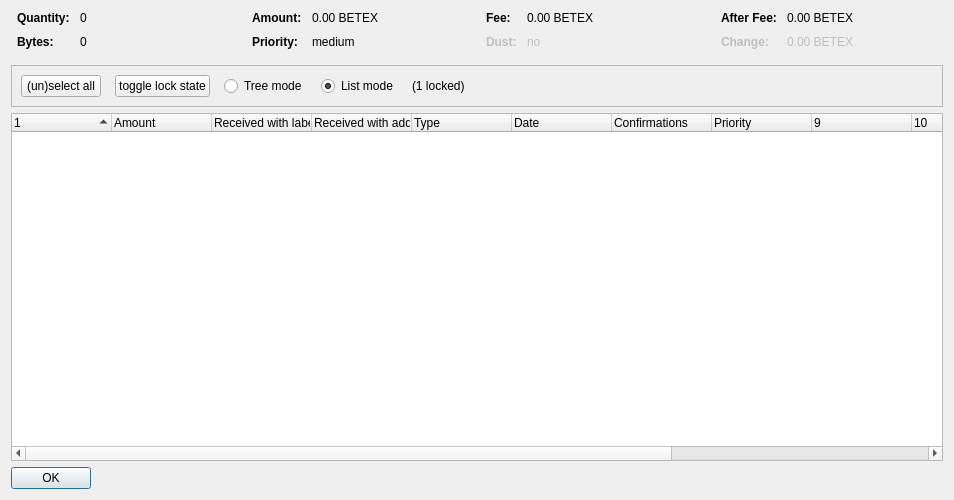
<?xml version="1.0" encoding="UTF-8"?>
<ui version="4.0">
 <class>CoinControlDialog</class>
 <widget class="QDialog" name="CoinControlDialog">
  <property name="geometry">
   <rect>
    <x>0</x>
    <y>0</y>
    <width>954</width>
    <height>500</height>
   </rect>
  </property>
  <property name="windowTitle">
   <string>Coin Selection</string>
  </property>
  <layout class="QVBoxLayout" name="verticalLayout">
   <item>
    <layout class="QHBoxLayout" name="horizontalLayoutTop" stretch="0,0,0,0">
     <property name="topMargin">
      <number>0</number>
     </property>
     <property name="bottomMargin">
      <number>10</number>
     </property>
     <item>
      <layout class="QFormLayout" name="formLayoutCoinControl1">
       <property name="horizontalSpacing">
        <number>10</number>
       </property>
       <property name="verticalSpacing">
        <number>10</number>
       </property>
       <property name="leftMargin">
        <number>6</number>
       </property>
       <property name="rightMargin">
        <number>6</number>
       </property>
       <item row="0" column="0">
        <widget class="QLabel" name="labelCoinControlQuantityText">
         <property name="font">
          <font>
           <weight>75</weight>
           <bold>true</bold>
          </font>
         </property>
         <property name="text">
          <string>Quantity:</string>
         </property>
        </widget>
       </item>
       <item row="0" column="1">
        <widget class="QLabel" name="labelCoinControlQuantity">
         <property name="cursor">
          <cursorShape>IBeamCursor</cursorShape>
         </property>
         <property name="contextMenuPolicy">
          <enum>Qt::ActionsContextMenu</enum>
         </property>
         <property name="text">
          <string notr="true">0</string>
         </property>
         <property name="textInteractionFlags">
          <set>Qt::LinksAccessibleByMouse|Qt::TextSelectableByKeyboard|Qt::TextSelectableByMouse</set>
         </property>
        </widget>
       </item>
       <item row="1" column="0">
        <widget class="QLabel" name="labelCoinControlBytesText">
         <property name="font">
          <font>
           <weight>75</weight>
           <bold>true</bold>
          </font>
         </property>
         <property name="text">
          <string>Bytes:</string>
         </property>
        </widget>
       </item>
       <item row="1" column="1">
        <widget class="QLabel" name="labelCoinControlBytes">
         <property name="cursor">
          <cursorShape>IBeamCursor</cursorShape>
         </property>
         <property name="contextMenuPolicy">
          <enum>Qt::ActionsContextMenu</enum>
         </property>
         <property name="text">
          <string notr="true">0</string>
         </property>
         <property name="textInteractionFlags">
          <set>Qt::LinksAccessibleByMouse|Qt::TextSelectableByKeyboard|Qt::TextSelectableByMouse</set>
         </property>
        </widget>
       </item>
      </layout>
     </item>
     <item>
      <layout class="QFormLayout" name="formLayoutCoinControl2">
       <property name="horizontalSpacing">
        <number>10</number>
       </property>
       <property name="verticalSpacing">
        <number>10</number>
       </property>
       <property name="leftMargin">
        <number>6</number>
       </property>
       <property name="rightMargin">
        <number>6</number>
       </property>
       <item row="0" column="0">
        <widget class="QLabel" name="labelCoinControlAmountText">
         <property name="font">
          <font>
           <weight>75</weight>
           <bold>true</bold>
          </font>
         </property>
         <property name="text">
          <string>Amount:</string>
         </property>
        </widget>
       </item>
       <item row="0" column="1">
        <widget class="QLabel" name="labelCoinControlAmount">
         <property name="cursor">
          <cursorShape>IBeamCursor</cursorShape>
         </property>
         <property name="contextMenuPolicy">
          <enum>Qt::ActionsContextMenu</enum>
         </property>
         <property name="text">
          <string notr="true">0.00 BETEX</string>
         </property>
         <property name="textInteractionFlags">
          <set>Qt::LinksAccessibleByMouse|Qt::TextSelectableByKeyboard|Qt::TextSelectableByMouse</set>
         </property>
        </widget>
       </item>
       <item row="1" column="0">
        <widget class="QLabel" name="labelCoinControlPriorityText">
         <property name="font">
          <font>
           <weight>75</weight>
           <bold>true</bold>
          </font>
         </property>
         <property name="text">
          <string>Priority:</string>
         </property>
        </widget>
       </item>
       <item row="1" column="1">
        <widget class="QLabel" name="labelCoinControlPriority">
         <property name="cursor">
          <cursorShape>IBeamCursor</cursorShape>
         </property>
         <property name="contextMenuPolicy">
          <enum>Qt::ActionsContextMenu</enum>
         </property>
         <property name="text">
          <string>medium</string>
         </property>
         <property name="textInteractionFlags">
          <set>Qt::LinksAccessibleByMouse|Qt::TextSelectableByKeyboard|Qt::TextSelectableByMouse</set>
         </property>
        </widget>
       </item>
      </layout>
     </item>
     <item>
      <layout class="QFormLayout" name="formLayoutCoinControl3">
       <property name="horizontalSpacing">
        <number>10</number>
       </property>
       <property name="verticalSpacing">
        <number>10</number>
       </property>
       <property name="leftMargin">
        <number>6</number>
       </property>
       <property name="rightMargin">
        <number>6</number>
       </property>
       <item row="0" column="0">
        <widget class="QLabel" name="labelCoinControlFeeText">
         <property name="font">
          <font>
           <weight>75</weight>
           <bold>true</bold>
          </font>
         </property>
         <property name="text">
          <string>Fee:</string>
         </property>
        </widget>
       </item>
       <item row="0" column="1">
        <widget class="QLabel" name="labelCoinControlFee">
         <property name="cursor">
          <cursorShape>IBeamCursor</cursorShape>
         </property>
         <property name="contextMenuPolicy">
          <enum>Qt::ActionsContextMenu</enum>
         </property>
         <property name="text">
          <string notr="true">0.00 BETEX</string>
         </property>
         <property name="textInteractionFlags">
          <set>Qt::LinksAccessibleByMouse|Qt::TextSelectableByKeyboard|Qt::TextSelectableByMouse</set>
         </property>
        </widget>
       </item>
       <item row="1" column="0">
        <widget class="QLabel" name="labelCoinControlLowOutputText">
         <property name="enabled">
          <bool>false</bool>
         </property>
         <property name="font">
          <font>
           <weight>75</weight>
           <bold>true</bold>
          </font>
         </property>
         <property name="text">
          <string>Dust:</string>
         </property>
        </widget>
       </item>
       <item row="1" column="1">
        <widget class="QLabel" name="labelCoinControlLowOutput">
         <property name="enabled">
          <bool>false</bool>
         </property>
         <property name="cursor">
          <cursorShape>IBeamCursor</cursorShape>
         </property>
         <property name="contextMenuPolicy">
          <enum>Qt::ActionsContextMenu</enum>
         </property>
         <property name="text">
          <string>no</string>
         </property>
         <property name="textInteractionFlags">
          <set>Qt::LinksAccessibleByMouse|Qt::TextSelectableByKeyboard|Qt::TextSelectableByMouse</set>
         </property>
        </widget>
       </item>
      </layout>
     </item>
     <item>
      <layout class="QFormLayout" name="formLayoutCoinControl4">
       <property name="horizontalSpacing">
        <number>10</number>
       </property>
       <property name="verticalSpacing">
        <number>10</number>
       </property>
       <property name="leftMargin">
        <number>6</number>
       </property>
       <property name="rightMargin">
        <number>6</number>
       </property>
       <item row="0" column="0">
        <widget class="QLabel" name="labelCoinControlAfterFeeText">
         <property name="font">
          <font>
           <weight>75</weight>
           <bold>true</bold>
          </font>
         </property>
         <property name="text">
          <string>After Fee:</string>
         </property>
        </widget>
       </item>
       <item row="0" column="1">
        <widget class="QLabel" name="labelCoinControlAfterFee">
         <property name="cursor">
          <cursorShape>IBeamCursor</cursorShape>
         </property>
         <property name="contextMenuPolicy">
          <enum>Qt::ActionsContextMenu</enum>
         </property>
         <property name="text">
          <string notr="true">0.00 BETEX</string>
         </property>
         <property name="textInteractionFlags">
          <set>Qt::LinksAccessibleByMouse|Qt::TextSelectableByKeyboard|Qt::TextSelectableByMouse</set>
         </property>
        </widget>
       </item>
       <item row="1" column="0">
        <widget class="QLabel" name="labelCoinControlChangeText">
         <property name="enabled">
          <bool>false</bool>
         </property>
         <property name="font">
          <font>
           <weight>75</weight>
           <bold>true</bold>
          </font>
         </property>
         <property name="text">
          <string>Change:</string>
         </property>
        </widget>
       </item>
       <item row="1" column="1">
        <widget class="QLabel" name="labelCoinControlChange">
         <property name="enabled">
          <bool>false</bool>
         </property>
         <property name="cursor">
          <cursorShape>IBeamCursor</cursorShape>
         </property>
         <property name="contextMenuPolicy">
          <enum>Qt::ActionsContextMenu</enum>
         </property>
         <property name="text">
          <string notr="true">0.00 BETEX</string>
         </property>
         <property name="textInteractionFlags">
          <set>Qt::LinksAccessibleByMouse|Qt::TextSelectableByKeyboard|Qt::TextSelectableByMouse</set>
         </property>
        </widget>
       </item>
      </layout>
     </item>
    </layout>
   </item>
   <item>
    <widget class="QFrame" name="frame">
     <property name="minimumSize">
      <size>
       <width>0</width>
       <height>40</height>
      </size>
     </property>
     <property name="frameShape">
      <enum>QFrame::StyledPanel</enum>
     </property>
     <property name="frameShadow">
      <enum>QFrame::Sunken</enum>
     </property>
     <layout class="QHBoxLayout" name="horizontalLayout">
      <item>
       <layout class="QHBoxLayout" name="horizontalLayoutPanel" stretch="0,0,0,0,0,0">
        <property name="spacing">
         <number>14</number>
        </property>
        <item>
         <widget class="QPushButton" name="pushButtonSelectAll">
          <property name="sizePolicy">
           <sizepolicy hsizetype="Maximum" vsizetype="Fixed">
            <horstretch>0</horstretch>
            <verstretch>0</verstretch>
           </sizepolicy>
          </property>
          <property name="text">
           <string>(un)select all</string>
          </property>
          <property name="autoDefault">
           <bool>false</bool>
          </property>
         </widget>
        </item>
        <item>
         <widget class="QPushButton" name="pushButtonToggleLock">
          <property name="sizePolicy">
           <sizepolicy hsizetype="Maximum" vsizetype="Fixed">
            <horstretch>0</horstretch>
            <verstretch>0</verstretch>
           </sizepolicy>
          </property>
          <property name="text">
           <string>toggle lock state</string>
          </property>
          <property name="autoDefault">
           <bool>false</bool>
          </property>
         </widget>
        </item>
        <item>
         <widget class="QRadioButton" name="radioTreeMode">
          <property name="sizePolicy">
           <sizepolicy hsizetype="Maximum" vsizetype="Fixed">
            <horstretch>0</horstretch>
            <verstretch>0</verstretch>
           </sizepolicy>
          </property>
          <property name="text">
           <string>Tree mode</string>
          </property>
         </widget>
        </item>
        <item>
         <widget class="QRadioButton" name="radioListMode">
          <property name="sizePolicy">
           <sizepolicy hsizetype="Maximum" vsizetype="Fixed">
            <horstretch>0</horstretch>
            <verstretch>0</verstretch>
           </sizepolicy>
          </property>
          <property name="text">
           <string>List mode</string>
          </property>
          <property name="checked">
           <bool>true</bool>
          </property>
         </widget>
        </item>
        <item>
         <widget class="QLabel" name="labelLocked">
          <property name="text">
           <string>(1 locked)</string>
          </property>
         </widget>
        </item>
        <item>
         <spacer name="horizontalSpacer">
          <property name="orientation">
           <enum>Qt::Horizontal</enum>
          </property>
          <property name="sizeHint" stdset="0">
           <size>
            <width>40</width>
            <height>20</height>
           </size>
          </property>
         </spacer>
        </item>
       </layout>
      </item>
     </layout>
    </widget>
   </item>
   <item>
    <widget class="CoinControlTreeWidget" name="treeWidget">
     <property name="contextMenuPolicy">
      <enum>Qt::CustomContextMenu</enum>
     </property>
     <property name="sortingEnabled">
      <bool>false</bool>
     </property>
     <property name="columnCount">
      <number>13</number>
     </property>
     <attribute name="headerShowSortIndicator" stdset="0">
      <bool>true</bool>
     </attribute>
     <attribute name="headerStretchLastSection">
      <bool>false</bool>
     </attribute>
     <column>
      <property name="text">
       <string/>
      </property>
     </column>
     <column>
      <property name="text">
       <string>Amount</string>
      </property>
     </column>
     <column>
      <property name="text">
       <string>Received with label</string>
      </property>
     </column>
     <column>
      <property name="text">
       <string>Received with address</string>
      </property>
     </column>
     <column>
      <property name="text">
	<string>Type</string>
      </property>
     </column>
     <column>
      <property name="text">	 
       <string>Date</string>
      </property>
     </column>
     <column>
      <property name="text">
       <string>Confirmations</string>
      </property>
      <property name="toolTip">
       <string>Confirmed</string>
      </property>
     </column>
     <column>
      <property name="text">
       <string>Priority</string>
      </property>
     </column>
     <column>
      <property name="text">
       <string/>
      </property>
     </column>
     <column>
      <property name="text">
       <string/>
      </property>
     </column>
     <column>
      <property name="text">
       <string/>
      </property>
     </column>
     <column>
      <property name="text">
       <string/>
      </property>
     </column>
     <column>
      <property name="text">
       <string/>
      </property>
     </column>
    </widget>
   </item>
   <item>
    <widget class="QDialogButtonBox" name="buttonBox">
     <property name="sizePolicy">
      <sizepolicy hsizetype="Maximum" vsizetype="Fixed">
       <horstretch>0</horstretch>
       <verstretch>0</verstretch>
      </sizepolicy>
     </property>
     <property name="orientation">
      <enum>Qt::Horizontal</enum>
     </property>
     <property name="standardButtons">
      <set>QDialogButtonBox::Ok</set>
     </property>
    </widget>
   </item>
  </layout>
 </widget>
 <customwidgets>
  <customwidget>
   <class>CoinControlTreeWidget</class>
   <extends>QTreeWidget</extends>
   <header>coincontroltreewidget.h</header>
  </customwidget>
 </customwidgets>
 <resources/>
 <connections/>
</ui>
